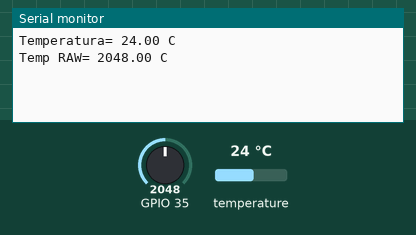
A sketch run on a simulated ESP32. On the bench: the last lines printed to the serial monitor. The inputs (shaded band) are chosen by the test bench; at power-on: temperature 24 °C, GPIO 35 = 2048.

Above: at 1.3 s.
1.4 s: temperature set to 12 °C
At 2.4 s:
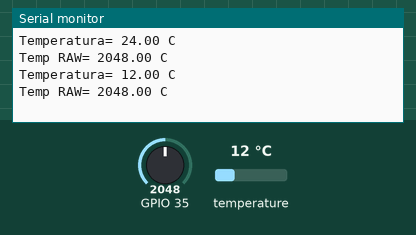
2.9 s: GPIO 35 set to 2866
At 4.2 s:
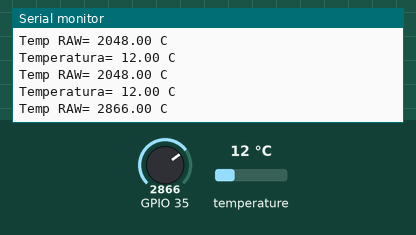
4.4 s: temperature set to 19 °C
At 4.4 s:
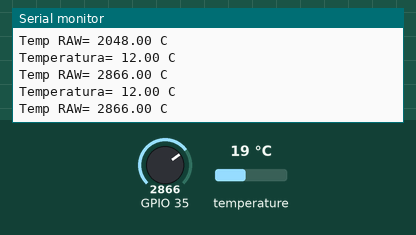
5.9 s: GPIO 35 set to 3603
At 6.5 s:
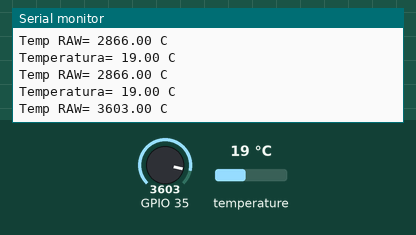
Timing chart, 0 to 8.4 s (numbered marks = the images above; inputs shaded):
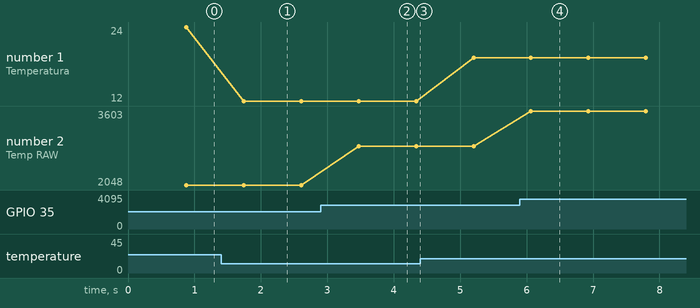

The sketch:

Temp_sensor_.ino
```cpp
#include <OneWire.h>
#include <DallasTemperature.h>

OneWire ourWire(4);                //Se establece el pin 2  como bus OneWire

DallasTemperature sensors(&ourWire); //Se declara una variable u objeto para nuestro sensor

void setup() {
delay(100);
Serial.begin(115200);
sensors.begin();   //Se inicia el sensor
}

void loop() {
sensors.requestTemperatures();   //Se envía el comando para leer la temperatura
float temp= sensors.getTempCByIndex(0); //Se obtiene la temperatura en ºC
float temp2 = analogRead(35);
Serial.print("Temperatura= ");
Serial.print(temp);
Serial.println(" C");
Serial.print("Temp RAW= ");
Serial.print(temp2);
Serial.println(" C");

delay(100);
}
```

Measured:
- after the input at 1.4 s, the serial monitor: prints a new line after 0.34 s (image 1)
- after the input at 2.9 s, the serial monitor: prints a new line after 0.57 s (image 2)
- after the input at 5.9 s, the serial monitor: prints a new line after 0.17 s (image 4)
- plotted number 1: 24 → 12 after the input at 1.4 s, 12 → 19 after the input at 4.4 s
- plotted number 2: 2048 → 2866 after the input at 2.9 s, 2866 → 3603 after the input at 5.9 s
